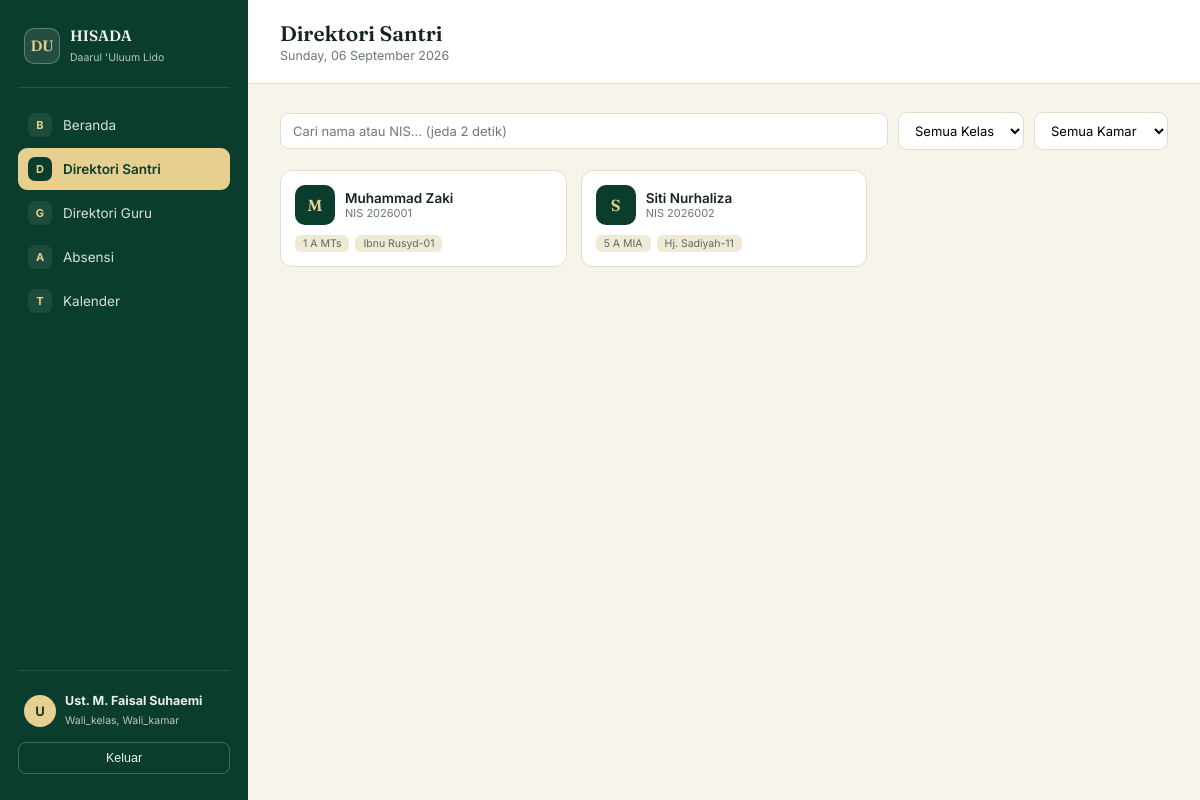
The app's page /dashboard.php?tab=direktori (signed in) with its own data.
### tables this page shows
CREATE TABLE students (
    id          INT AUTO_INCREMENT PRIMARY KEY,
    nis         VARCHAR(30) UNIQUE NOT NULL,
    nisn        VARCHAR(30) NULL,
    name        VARCHAR(150) NOT NULL,
    gender      ENUM('L','P') NOT NULL,
    birth_date  DATE NOT NULL,
    origin      VARCHAR(100) NULL COMMENT 'Asal daerah',
    photo       VARCHAR(255) NULL,
    class_id    INT NOT NULL COMMENT 'Kelas SAAT INI (posisi terkini)',
    room_id     INT NOT NULL COMMENT 'Kamar SAAT INI (posisi terkini)',
    family_id   INT NOT NULL,
    status      ENUM('aktif','alumni','keluar') DEFAULT 'aktif',
    created_at  TIMESTAMP DEFAULT CURRENT_TIMESTAMP,
    FOREIGN KEY (class_id)  REFERENCES classes(id),
    FOREIGN KEY (room_id)   REFERENCES rooms(id),
    FOREIGN KEY (family_id) REFERENCES families(id),
    INDEX idx_nis (nis),
    INDEX idx_student_status (status)
);

CREATE TABLE classes (
    id         INT AUTO_INCREMENT PRIMARY KEY,
    name       VARCHAR(50) NOT NULL COMMENT 'Contoh: 1 A SMP, 5 A MIA',
    level      VARCHAR(20) NULL COMMENT 'SMP, MTs, SMA, MA, TMI',
    teacher_id INT NULL COMMENT 'Wali Kelas (menunjuk ke teachers, bukan users)',
    FOREIGN KEY (teacher_id) REFERENCES teachers(id) ON DELETE SET NULL
);

CREATE TABLE rooms (
    id            INT AUTO_INCREMENT PRIMARY KEY,
    name          VARCHAR(100) NOT NULL COMMENT 'Contoh: Ibnu Rusyd-01',
    building      VARCHAR(50)  NOT NULL,
    gender        ENUM('L','P') NOT NULL,
    supervisor_id INT NULL COMMENT 'Wali Kamar (menunjuk ke teachers, bukan users)',
    FOREIGN KEY (supervisor_id) REFERENCES teachers(id) ON DELETE SET NULL
);

### dashboard.php (the view, shortened to what this page needs)
<?php
$mysqli = @new mysqli(DB_HOST, DB_USER, DB_PASS, DB_NAME);
$mysqli->set_charset('utf8mb4');
function h(?string $v): string
{
    return htmlspecialchars($v ?? '', ENT_QUOTES, 'UTF-8');
}
function safePrepare(mysqli $mysqli, string $sql): mysqli_stmt
{
    $stmt = $mysqli->prepare($sql);
    return $stmt;
}
function hasRole(array $needed, array $userRoles): bool
{
    return count(array_intersect($needed, $userRoles)) > 0;
}
function isStaffOnly(array $userRoles): bool
{
    return count(array_diff($userRoles, ['wali_santri'])) > 0;
}
$NAME      = $_SESSION['name'];
$ROLES     = $_SESSION['roles'] ?? [];
$IS_WALI_ONLY   = !isStaffOnly($ROLES) && in_array('wali_santri', $ROLES, true);
$DATA_MGMT_ROLES = ['admin','sekretaris'];
$TABS = [
    'beranda'       => ['label' => 'Beranda',          'mark' => 'B', 'roles' => null],
    'direktori'     => ['label' => 'Direktori Santri',  'mark' => 'D', 'roles' => ['admin','sekretaris','pengurus','wali_kelas','wali_kamar','hakim','dokter','asisten']],
    'guru'          => ['label' => 'Direktori Guru',    'mark' => 'G', 'roles' => ['admin','sekretaris','pengurus','wali_kelas','wali_kamar']],
    'absensi'       => ['label' => 'Absensi',           'mark' => 'A', 'roles' => ['admin','pengurus','wali_kelas','wali_kamar']],
    'poskestren'    => ['label' => 'Poskestren',        'mark' => 'K', 'roles' => ['admin','dokter','asisten']],
    'mahkamah'      => ['label' => 'Mahkamah Santri',   'mark' => 'M', 'roles' => ['admin','sekretaris','pengurus','hakim']],
    'perizinan'     => ['label' => 'Perizinan',         'mark' => 'I', 'roles' => ['admin','pengurus']],
    'prestasi'      => ['label' => 'Prestasi',          'mark' => 'P', 'roles' => ['admin','pengurus']],
    'korespondensi' => ['label' => 'Korespondensi',     'mark' => 'S', 'roles' => ['admin','pengurus','sekretaris']],
    'kalender'      => ['label' => 'Kalender',          'mark' => 'T', 'roles' => null],
    'anak_saya'     => ['label' => 'Data Anak Saya',    'mark' => 'N', 'roles' => ['wali_santri']],
    'pengguna'      => ['label' => 'Kelola Pengguna',   'mark' => 'U', 'roles' => ['admin']],
];
function tabAllowed(string $key, array $tabs, array $userRoles): bool
{
    $need = $tabs[$key]['roles'];
    if ($need === null) return true;
    return hasRole($need, $userRoles);
}
function studentQuery(mysqli $mysqli, string $search, string $filterClass, string $filterRoom): array
{
    $sql = "SELECT s.*, c.name class_name, r.name room_name FROM students s
            JOIN classes c ON c.id = s.class_id JOIN rooms r ON r.id = s.room_id
            WHERE s.status='aktif'";
    $params = []; $types = '';
    $sql .= " ORDER BY s.name";
    $stmt = safePrepare($mysqli, $sql);
    $stmt->execute();
    $rows = $stmt->get_result()->fetch_all(MYSQLI_ASSOC);
    return $rows;
}
function renderStudentGrid(array $students, bool $canManage): void
{
    foreach ($students as $s) {
        echo '<div class="student-card" onclick="openIdCard(this)"'
            . ' data-id="' . (int)$s['id'] . '"'
            . ' data-name="' . h($s['name']) . '"'
            . ' data-nis="' . h($s['nis']) . '"'
            . ' data-nisn="' . h($s['nisn']) . '"'
            . ' data-class="' . h($s['class_name']) . '"'
            . ' data-room="' . h($s['room_name']) . '"'
            . ' data-class-id="' . (int)$s['class_id'] . '"'
            . ' data-room-id="' . (int)$s['room_id'] . '"'
            . ' data-gender="' . ($s['gender'] === 'L' ? 'Putra' : 'Putri') . '"'
            . ' data-origin="' . h($s['origin']) . '"'
            . ' data-dob="' . h($s['birth_date']) . '"'
            . ' data-status="' . h($s['status']) . '">';
        echo '<div class="top"><div class="initial">' . h(mb_substr($s['name'], 0, 1)) . '</div><div>'
            . '<div class="name">' . h($s['name']) . '</div><div class="nis">NIS ' . h($s['nis']) . '</div></div></div>';
        echo '<div class="tags"><span class="tag">' . h($s['class_name']) . '</span><span class="tag">' . h($s['room_name']) . '</span></div>';
        echo '</div>';
    }
}
    ?>
    <?php
$activeTab = $_GET['tab'] ?? ($IS_WALI_ONLY ? 'anak_saya' : 'beranda');
?>
<!DOCTYPE html>
<html lang="id">
<head>
</head>
<body>
<div class="shell">
    <aside class="sidebar" id="sidebar">
        <div class="side-brand">
            <div class="seal">DU</div>
            <div><strong>HISADA</strong><span>Daarul 'Uluum Lido</span></div>
        </div>
        <nav class="nav-group">
            <?php foreach ($TABS as $key => $tab):
                if (!tabAllowed($key, $TABS, $ROLES)) continue;
            ?>
                <a class="nav-item <?= $key === $activeTab ? 'active' : '' ?>" href="?tab=<?= $key ?>">
                    <span class="mark"><?= $tab['mark'] ?></span> <?= h($tab['label']) ?>
                </a>
            <?php endforeach; ?>
        </nav>
        <div class="side-foot">
            <div class="who">
                <div class="av"><?= h(mb_substr($NAME, 0, 1)) ?></div>
                <div class="meta"><strong><?= h($NAME) ?></strong><span><?= h(implode(', ', $ROLES)) ?></span></div>
            </div>
            <form method="POST">
                <button type="submit" class="btn-logout">Keluar</button>
            </form>
        </div>
    </aside>
    <div class="main">
        <div class="topbar">
            <div>
                <h1><?= h($TABS[$activeTab]['label']) ?></h1>
                <p><?= date('l, d F Y') ?></p>
            </div>
        </div>
        <div class="content">
            <?php
            switch ($activeTab):
                    ?>
                <?php break;
                case 'direktori':
                $canManageStudents = hasRole($DATA_MGMT_ROLES, $ROLES);
                $search = trim($_GET['q'] ?? '');
                $filterClass = $_GET['class_id'] ?? '';
                $filterRoom = $_GET['room_id'] ?? '';
                $students = studentQuery($mysqli, $search, $filterClass, $filterRoom);
                ?>
                <form class="toolbar" method="GET" id="directoriFilterForm" onsubmit="return false;">
                    <input type="text" id="qStudent" placeholder="Cari nama atau NIS… (jeda 2 detik)" value="<?= h($search) ?>">
                    <select name="class_id" id="filterClass" class="field-input">
                        <option value="">Semua Kelas</option>
                    </select>
                    <select name="room_id" id="filterRoom" class="field-input">
                        <option value="">Semua Kamar</option>
                    </select>
                </form>
                <div class="student-grid" id="studentGrid">
                    <?php renderStudentGrid($students, $canManageStudents); ?>
                </div>
                <?php break;
                ?>
                <?php break;
            endswitch;
            ?>
        </div>
    </div>
</div>
</body>
</html>

### dashboard.php (style rules this page uses)
:root { --ink:#16241c; --emerald-900:#0b3d2e; --emerald-800:#0f4a37; --emerald-700:#166247; --gold:#c9a13b; --gold-soft:#e6cf8f; --cream:#f7f4ec; --paper:#ffffff; --line:#e3ddc9; --muted:#6b7a70; --red:#b3432b; --amber:#a9791f; }
* { box-sizing:border-box; }
body { margin:0; font-family:'Inter',sans-serif; color:var(--ink); background:var(--cream); }
a { color:inherit;text-decoration:none; }
.shell { display:flex; min-height:100vh; }
.sidebar { width:248px; flex-shrink:0; background:var(--emerald-900); color:#eef1ea; display:flex; flex-direction:column; padding:26px 18px; position:sticky; top:0; height:100vh; overflow-y:auto; }
.side-brand { display:flex; align-items:center; gap:10px; padding:0 6px 22px; border-bottom:1px solid rgba(238,241,234,.12); margin-bottom:16px; }
.side-brand .seal { width:36px;height:36px;border-radius:10px; background:rgba(238,241,234,.1); border:1px solid rgba(238,241,234,.3); display:flex;align-items:center;justify-content:center; font-family:'Fraunces',serif;font-weight:600;font-size:15px;color:var(--gold-soft); }
.side-brand strong { font-family:'Fraunces',serif;font-size:15px;font-weight:600;display:block; }
.side-brand span { font-size:10.5px;color:#b9c7bd; }
.nav-group { margin-bottom:4px; }
.nav-item { display:flex;align-items:center;gap:11px; padding:9px 10px; border-radius:9px; font-size:13.5px; color:#d7e0da; margin-bottom:2px; }
.nav-item .mark { width:24px;height:24px;border-radius:7px; background:rgba(238,241,234,.08); display:flex;align-items:center;justify-content:center; font-size:11px;font-weight:700;color:var(--gold-soft); flex-shrink:0; }
.nav-item.active { background:var(--gold-soft); color:var(--emerald-900); font-weight:600; }
.nav-item.active .mark { background:var(--emerald-900); color:var(--gold-soft); }
.side-foot { margin-top:auto; padding-top:16px; border-top:1px solid rgba(238,241,234,.12); }
.who { display:flex; align-items:center; gap:9px; padding:6px; margin-bottom:8px; }
.who .av { width:32px;height:32px;border-radius:50%; background:var(--gold-soft); color:var(--emerald-900); display:flex;align-items:center;justify-content:center; font-weight:700; font-size:13px; flex-shrink:0; }
.who .meta strong { display:block;font-size:12.5px; }
.who .meta span { font-size:10.5px;color:#b9c7bd; text-transform:capitalize; }
.btn-logout { display:block; width:100%; text-align:center; padding:8px; border-radius:8px; border:1px solid rgba(238,241,234,.25); background:none; color:#eef1ea; font-size:12.5px; cursor:pointer; }
.main { flex:1; min-width:0; display:flex; flex-direction:column; }
.topbar { padding:20px 32px; display:flex; align-items:center; justify-content:space-between; border-bottom:1px solid var(--line); background:var(--paper); gap:14px; }
.topbar h1 { font-family:'Fraunces',serif; font-size:21px; font-weight:600; margin:0; }
.topbar p { margin:2px 0 0; font-size:12.5px; color:var(--muted); }
.content { padding:28px 32px 60px; max-width:1240px; }
.toolbar { display:flex; gap:10px; flex-wrap:wrap; margin-bottom:20px; align-items:center; }
.toolbar input[type=text], .toolbar select, .field-input, select.field-input { padding:9px 12px; border:1.4px solid var(--line); border-radius:9px; font-size:13px; font-family:inherit; background:#fff; }
.toolbar input[type=text] { flex:1; min-width:180px; }
.student-grid { display:grid; grid-template-columns:repeat(auto-fill,minmax(230px,1fr)); gap:14px; min-height:80px; }
.student-card { border:1px solid var(--line); border-radius:12px; padding:14px; background:var(--paper); cursor:pointer; transition:border-color .15s; }
.student-card .top { display:flex; gap:10px; align-items:center; }
.student-card .initial { width:40px;height:40px;border-radius:10px; background:var(--emerald-900); color:var(--gold-soft); display:flex;align-items:center;justify-content:center; font-family:'Fraunces',serif; font-weight:600; flex-shrink:0; }
.student-card .name { font-size:13.5px; font-weight:600; }
.student-card .nis { font-size:11px; color:var(--muted); }
.student-card .tags { display:flex; gap:6px; margin-top:10px; flex-wrap:wrap; }
.tag { font-size:10.5px; background:#efe9d6; color:#5b6b60; padding:2px 8px; border-radius:6px; }

### records on screen
students: name "M", name "Muhammad Zaki", nis "2026001", class.name "1 A MTs", room.name "Ibnu Rusyd-01"
students: name "S", name "Siti Nurhaliza", nis "2026002", class.name "5 A MIA", room.name "Hj. Sadiyah-11"

### other values on screen
$tab['mark'] "B"
$tab['label'] "Beranda"
$tab['mark'] "D"
$tab['label'] "Direktori Santri"
$tab['mark'] "G"
$tab['label'] "Direktori Guru"
$tab['mark'] "A"
$tab['label'] "Absensi"
$tab['mark'] "T"
$tab['label'] "Kalender"
mb_substr($NAME, 0, 1) "U"
$NAME "Ust. M. Faisal Suhaemi"
implode(', ', $ROLES) "Wali_kelas, Wali_kamar"
$TABS[$activeTab]['label'] "Direktori Santri"
